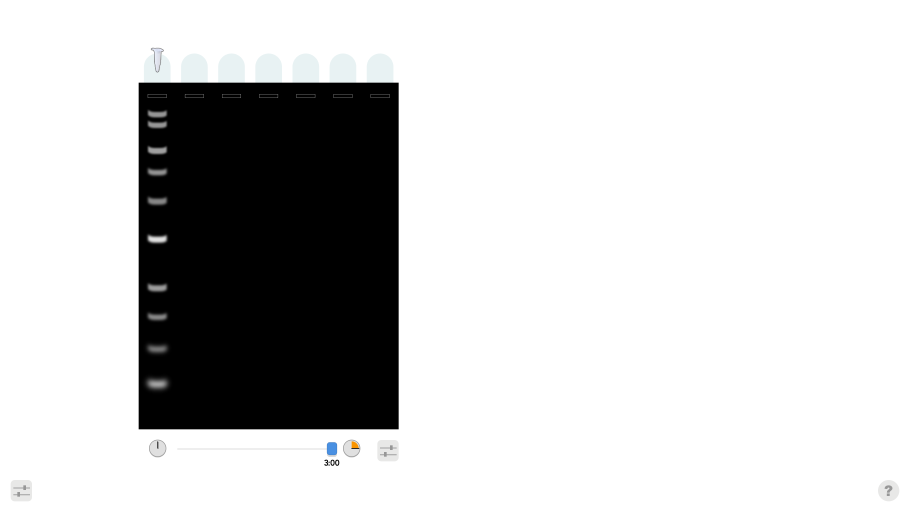
#> input picture reference/native/modern/full-window-scenes/startup.png, 2730 x 1536 px, found by its file name (shown at 1/3 size)
$ python compare.py
#> lines starting #> are read from the running program, lines starting #| are printed output that depends on the picture; pictures that were not available may be replaced by others from this repository, and a replacement may not be noted
"""Compare the retained physical-pixel startup band crop. Requires Pillow/numpy."""
from pathlib import Path
import hashlib
import json
import numpy as np
from PIL import Image
root = Path(__file__).resolve().parent
native = root.parent / 'startup.png'
crop = (430, 310, 520, 1230)
def pixels(path):
    return np.array(Image.open(path).convert('RGB').crop(crop)).astype(int)
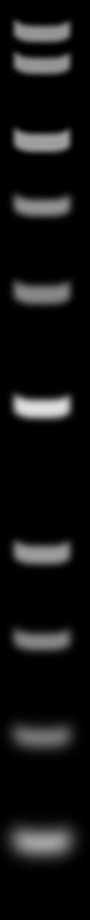
#> returned value: shape (920, 90, 3) int64; min 0, max 224, mean 19
results = {}
for backend in ('webgpu', 'webgl2'):
    for storage in ('srgb', 'linear'):
        path = root / f'format-{storage}-{backend}.png'
        delta = abs(pixels(native) - pixels(path))
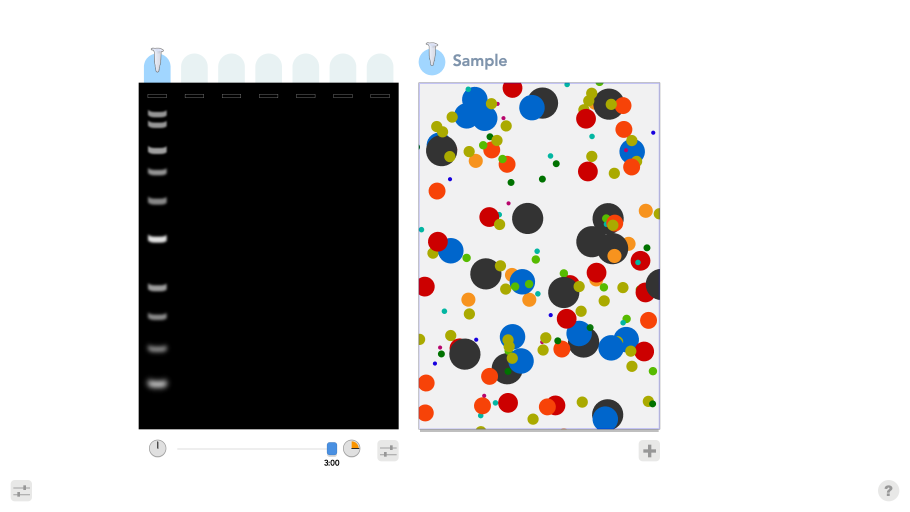
#> input picture reference/native/modern/full-window-scenes/sample.png, 2730 x 1536 px, given in place of format-srgb-webgpu.png, which was not available (shown at 1/3 size)
#> delta: shape (920, 90, 3) int64; every value is 0
        results[f'{backend}-{storage}'] = {
            'differentPixels': int(np.any(delta, axis=2).sum()),
            'absoluteRgbDifferenceSum': int(delta.sum()),
            'maximumChannelDifference': int(delta.max()),
            'captureSha256': hashlib.sha256(path.read_bytes()).hexdigest(),
        }
#> pass 2 of the loop `for backend in ('webgpu', 'webgl2'):`:
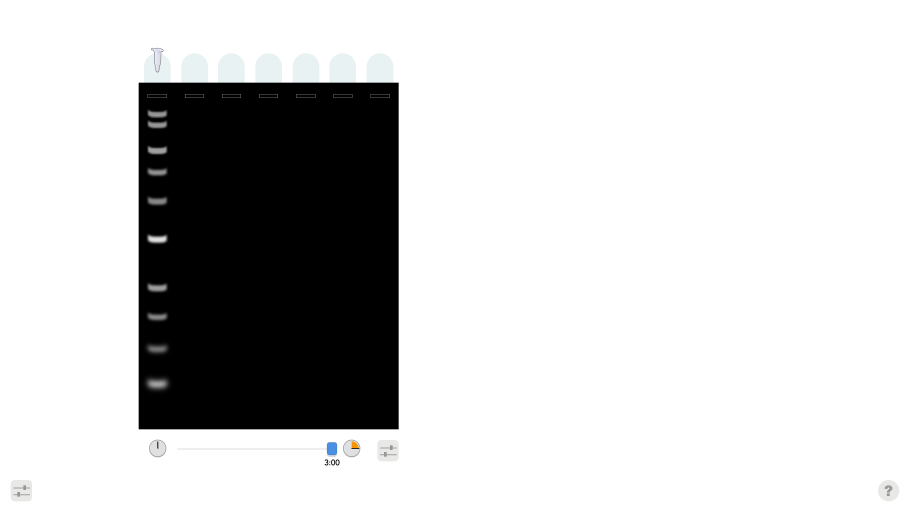
#> input picture reference/native/modern/lossless-probe/texture-format/format-srgb-webgl2.png, 2730 x 1536 px (shown at 1/3 size)
#> in pixels (call 6), `return np.array(Image.open(path).convert('RGB').crop(crop)).astype(int)`:
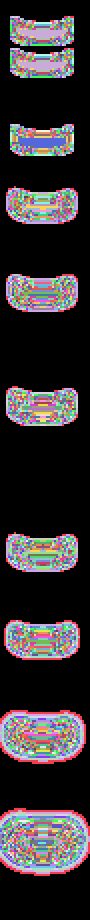
#> returned value: shape (920, 90, 3) int64; 167 distinct labels, from 0 to 224; one colour per label, 0 black
#> `delta = abs(pixels(native) - pixels(path))`:
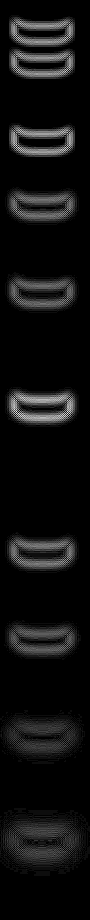
#> delta: shape (920, 90, 3) int64; min 0, max 19, mean 1.22; drawn with min black and max white
print(json.dumps({'cropPhysicalPixels': crop, 'results': results}, indent=2))
#> (printed output is left out)
